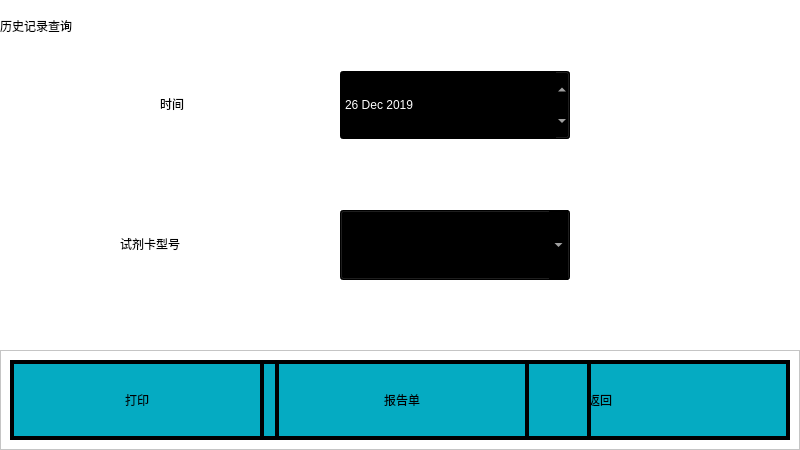
<?xml version="1.0" encoding="UTF-8"?>
<ui version="4.0">
 <class>HistoryForm</class>
 <widget class="QWidget" name="HistoryForm">
  <property name="geometry">
   <rect>
    <x>0</x>
    <y>0</y>
    <width>800</width>
    <height>450</height>
   </rect>
  </property>
  <property name="windowTitle">
   <string>Form</string>
  </property>
  <property name="styleSheet">
   <string notr="true">background-color: rgb(255, 255, 255);</string>
  </property>
  <widget class="QStackedWidget" name="stackedWidget">
   <property name="geometry">
    <rect>
     <x>0</x>
     <y>0</y>
     <width>800</width>
     <height>350</height>
    </rect>
   </property>
   <widget class="QWidget" name="page">
    <widget class="QLabel" name="label_3">
     <property name="geometry">
      <rect>
       <x>0</x>
       <y>0</y>
       <width>211</width>
       <height>51</height>
      </rect>
     </property>
     <property name="styleSheet">
      <string notr="true">font: 20pt &quot;宋体&quot;;</string>
     </property>
     <property name="text">
      <string>历史记录查询</string>
     </property>
    </widget>
    <widget class="QDateEdit" name="dateBox">
     <property name="geometry">
      <rect>
       <x>340</x>
       <y>70</y>
       <width>230</width>
       <height>70</height>
      </rect>
     </property>
     <property name="sizePolicy">
      <sizepolicy hsizetype="Minimum" vsizetype="Preferred">
       <horstretch>0</horstretch>
       <verstretch>0</verstretch>
      </sizepolicy>
     </property>
     <property name="styleSheet">
      <string notr="true">QDateEdit {
font: 20pt &quot;宋体&quot;;
color: rgb(255, 255, 255);
background-color: rgb(0, 0, 0);
}

QDateEdit::drop-down
{
width:56px;  height:56px;
}


QCalendarWidget{
font: 20pt &quot;宋体&quot;;
color: rgb(255, 255, 255);
background-color: rgb(5, 171, 194);
}

QCalendarWidget QAbstractItemView:enabled{
font: 20pt &quot;宋体&quot;;
color: rgb(255, 255, 255);
background-color: rgb(5, 171, 194);
}

QCalendarWidget QToolButton{
font: 20pt &quot;宋体&quot;;
color: rgb(255, 255, 255);
background-color: rgb(5, 171, 194);
}

QCalendarWidget QToolButton QMenu{
font: 20pt &quot;宋体&quot;;
color: rgb(255, 255, 255);
background-color: rgb(5, 171, 194);
}

QCalendarWidget QSpinBox#qt_calendar_yearedit{
font: 20pt &quot;宋体&quot;;
background:#05abc2;
height:34px;
width:125px;
selection-background-color:#05abc2;
}
QCalendarWidget QSpinBox::up-button 
{ subcontrol-origin: border;  subcontrol-position: top right;  width:65px; }
QCalendarWidget QSpinBox::down-button
 {subcontrol-origin: border; subcontrol-position: bottom right;  width:65px;}
QCalendarWidget QSpinBox::up-arrow
 { width:56px;  height:56px; }
QCalendarWidget QSpinBox::down-arrow
 { width:56px;  height:56px; }</string>
     </property>
     <property name="buttonSymbols">
      <enum>QAbstractSpinBox::UpDownArrows</enum>
     </property>
     <property name="dateTime">
      <datetime>
       <hour>16</hour>
       <minute>0</minute>
       <second>0</second>
       <year>2019</year>
       <month>12</month>
       <day>26</day>
      </datetime>
     </property>
    </widget>
    <widget class="QLabel" name="label_2">
     <property name="geometry">
      <rect>
       <x>160</x>
       <y>70</y>
       <width>136</width>
       <height>67</height>
      </rect>
     </property>
     <property name="minimumSize">
      <size>
       <width>0</width>
       <height>0</height>
      </size>
     </property>
     <property name="styleSheet">
      <string notr="true">font: 20pt &quot;宋体&quot;;</string>
     </property>
     <property name="text">
      <string>时间</string>
     </property>
    </widget>
    <widget class="QComboBox" name="modeBox_3">
     <property name="geometry">
      <rect>
       <x>340</x>
       <y>210</y>
       <width>230</width>
       <height>70</height>
      </rect>
     </property>
     <property name="sizePolicy">
      <sizepolicy hsizetype="Preferred" vsizetype="Preferred">
       <horstretch>0</horstretch>
       <verstretch>0</verstretch>
      </sizepolicy>
     </property>
     <property name="styleSheet">
      <string notr="true">QComboBox::drop-down{
width:56px;  height:56px;
}

QComboBox{
font: 20pt &quot;宋体&quot;;
color: rgb(255, 255, 255);
background-color: rgb(0, 0, 0);
}

QComboBox QAbstractItemView {
	background-color: rgb(0, 0, 0);/*背景颜色*/
    padding: 1px 2px 1px 2px;  /*针对于组合框中的文本内容*/
	color: rgb(255,255,255)
}</string>
     </property>
    </widget>
    <widget class="QLabel" name="label">
     <property name="geometry">
      <rect>
       <x>120</x>
       <y>210</y>
       <width>171</width>
       <height>67</height>
      </rect>
     </property>
     <property name="sizePolicy">
      <sizepolicy hsizetype="Preferred" vsizetype="Preferred">
       <horstretch>0</horstretch>
       <verstretch>0</verstretch>
      </sizepolicy>
     </property>
     <property name="styleSheet">
      <string notr="true">font: 20pt &quot;宋体&quot;;</string>
     </property>
     <property name="text">
      <string>试剂卡型号</string>
     </property>
    </widget>
   </widget>
   <widget class="QWidget" name="page_2">
    <widget class="QTableView" name="historyTable">
     <property name="geometry">
      <rect>
       <x>10</x>
       <y>0</y>
       <width>778</width>
       <height>350</height>
      </rect>
     </property>
     <property name="sizePolicy">
      <sizepolicy hsizetype="Preferred" vsizetype="Preferred">
       <horstretch>0</horstretch>
       <verstretch>0</verstretch>
      </sizepolicy>
     </property>
     <property name="styleSheet">
      <string notr="true">#historyTable {
		font: 20pt &quot;宋体&quot;;
border:4px solid rgb(0,0,0);
}</string>
     </property>
    </widget>
   </widget>
   <widget class="QWidget" name="page_3">
    <widget class="QLabel" name="picLabel">
     <property name="geometry">
      <rect>
       <x>230</x>
       <y>10</y>
       <width>351</width>
       <height>331</height>
      </rect>
     </property>
     <property name="styleSheet">
      <string notr="true">font: 60pt &quot;幼圆&quot;;</string>
     </property>
     <property name="text">
      <string/>
     </property>
    </widget>
   </widget>
   <widget class="QWidget" name="page_4">
    <widget class="QTableWidget" name="tableWidget">
     <property name="geometry">
      <rect>
       <x>10</x>
       <y>10</y>
       <width>771</width>
       <height>341</height>
      </rect>
     </property>
     <property name="styleSheet">
      <string notr="true">QTableWidget{
border:4px solid rgb(0,0,0);
background-color:rgb(255,255,255);
}

QTableWidget::Item
{
border:2px solid rgb(0,0,0);
background-color:rgb(255,255,255);
}
</string>
     </property>
    </widget>
   </widget>
  </widget>
  <widget class="QFrame" name="frame">
   <property name="geometry">
    <rect>
     <x>0</x>
     <y>350</y>
     <width>800</width>
     <height>100</height>
    </rect>
   </property>
   <property name="frameShape">
    <enum>QFrame::StyledPanel</enum>
   </property>
   <property name="frameShadow">
    <enum>QFrame::Raised</enum>
   </property>
   <widget class="QPushButton" name="btnConfirm">
    <property name="geometry">
     <rect>
      <x>10</x>
      <y>10</y>
      <width>380</width>
      <height>80</height>
     </rect>
    </property>
    <property name="styleSheet">
     <string notr="true">QPushButton {
font: 20pt &quot;宋体&quot;;
border:4px solid rgb(0,0,0);
background-color:#05abc2;
}

QPushButton:pressed{
background-color: rgb(255, 0, 0);
}
</string>
    </property>
    <property name="text">
     <string>确认</string>
    </property>
   </widget>
   <widget class="QPushButton" name="btnReturn">
    <property name="geometry">
     <rect>
      <x>410</x>
      <y>10</y>
      <width>380</width>
      <height>80</height>
     </rect>
    </property>
    <property name="styleSheet">
     <string notr="true">QPushButton {
font: 20pt &quot;宋体&quot;;
border:4px solid rgb(0,0,0);
background-color:#05abc2;
}

QPushButton:pressed{
background-color: rgb(255, 0, 0);
}
</string>
    </property>
    <property name="text">
     <string>返回</string>
    </property>
   </widget>
   <widget class="QPushButton" name="btnPre">
    <property name="geometry">
     <rect>
      <x>10</x>
      <y>10</y>
      <width>187</width>
      <height>80</height>
     </rect>
    </property>
    <property name="styleSheet">
     <string notr="true">QPushButton {
font: 20pt &quot;宋体&quot;;
border:4px solid rgb(0,0,0);
background-color:#05abc2;
}

QPushButton:pressed{
background-color: rgb(255, 0, 0);
}
</string>
    </property>
    <property name="text">
     <string>上一组</string>
    </property>
   </widget>
   <widget class="QPushButton" name="btnNext">
    <property name="geometry">
     <rect>
      <x>207</x>
      <y>10</y>
      <width>187</width>
      <height>80</height>
     </rect>
    </property>
    <property name="styleSheet">
     <string notr="true">QPushButton {
font: 20pt &quot;宋体&quot;;
border:4px solid rgb(0,0,0);
background-color:#05abc2;
}

QPushButton:pressed{
background-color: rgb(255, 0, 0);
}
</string>
    </property>
    <property name="text">
     <string>下一组</string>
    </property>
   </widget>
   <widget class="QPushButton" name="btnDetail">
    <property name="geometry">
     <rect>
      <x>404</x>
      <y>10</y>
      <width>187</width>
      <height>80</height>
     </rect>
    </property>
    <property name="styleSheet">
     <string notr="true">QPushButton {
font: 20pt &quot;宋体&quot;;
border:4px solid rgb(0,0,0);
background-color:#05abc2;
}

QPushButton:pressed{
background-color: rgb(255, 0, 0);
}
</string>
    </property>
    <property name="text">
     <string>详情</string>
    </property>
   </widget>
   <widget class="QPushButton" name="btnReport">
    <property name="geometry">
     <rect>
      <x>275</x>
      <y>10</y>
      <width>254</width>
      <height>80</height>
     </rect>
    </property>
    <property name="styleSheet">
     <string notr="true">QPushButton {
font: 20pt &quot;宋体&quot;;
border:4px solid rgb(0,0,0);
background-color:#05abc2;
}

QPushButton:pressed{
background-color: rgb(255, 0, 0);
}
</string>
    </property>
    <property name="text">
     <string>报告单</string>
    </property>
   </widget>
   <widget class="QPushButton" name="btnPrint">
    <property name="geometry">
     <rect>
      <x>10</x>
      <y>10</y>
      <width>254</width>
      <height>80</height>
     </rect>
    </property>
    <property name="styleSheet">
     <string notr="true">QPushButton {
font: 20pt &quot;宋体&quot;;
border:4px solid rgb(0,0,0);
background-color:#05abc2;
}

QPushButton:pressed{
background-color: rgb(255, 0, 0);
}
</string>
    </property>
    <property name="text">
     <string>打印</string>
    </property>
   </widget>
  </widget>
 </widget>
 <resources/>
 <connections/>
</ui>
